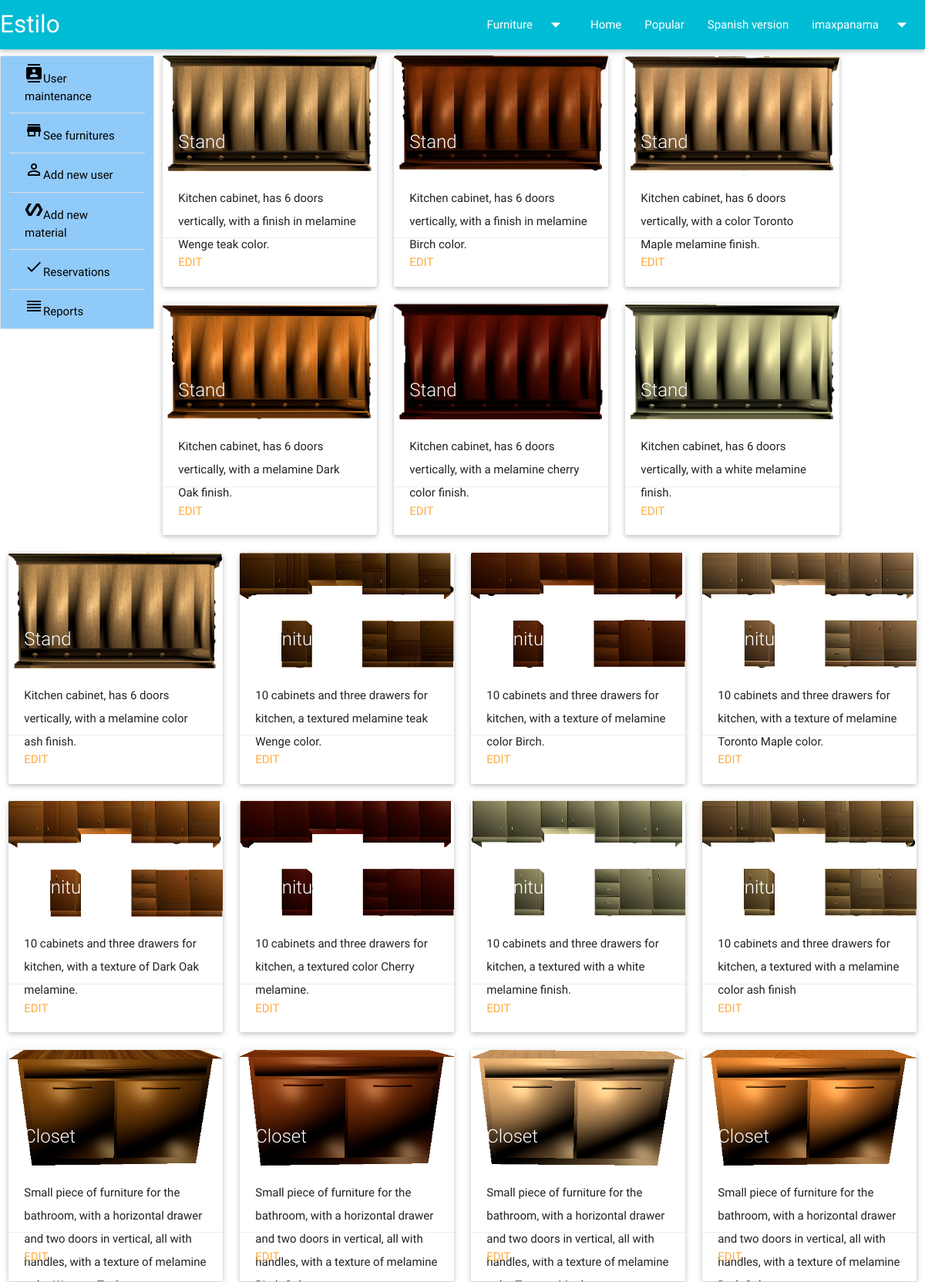
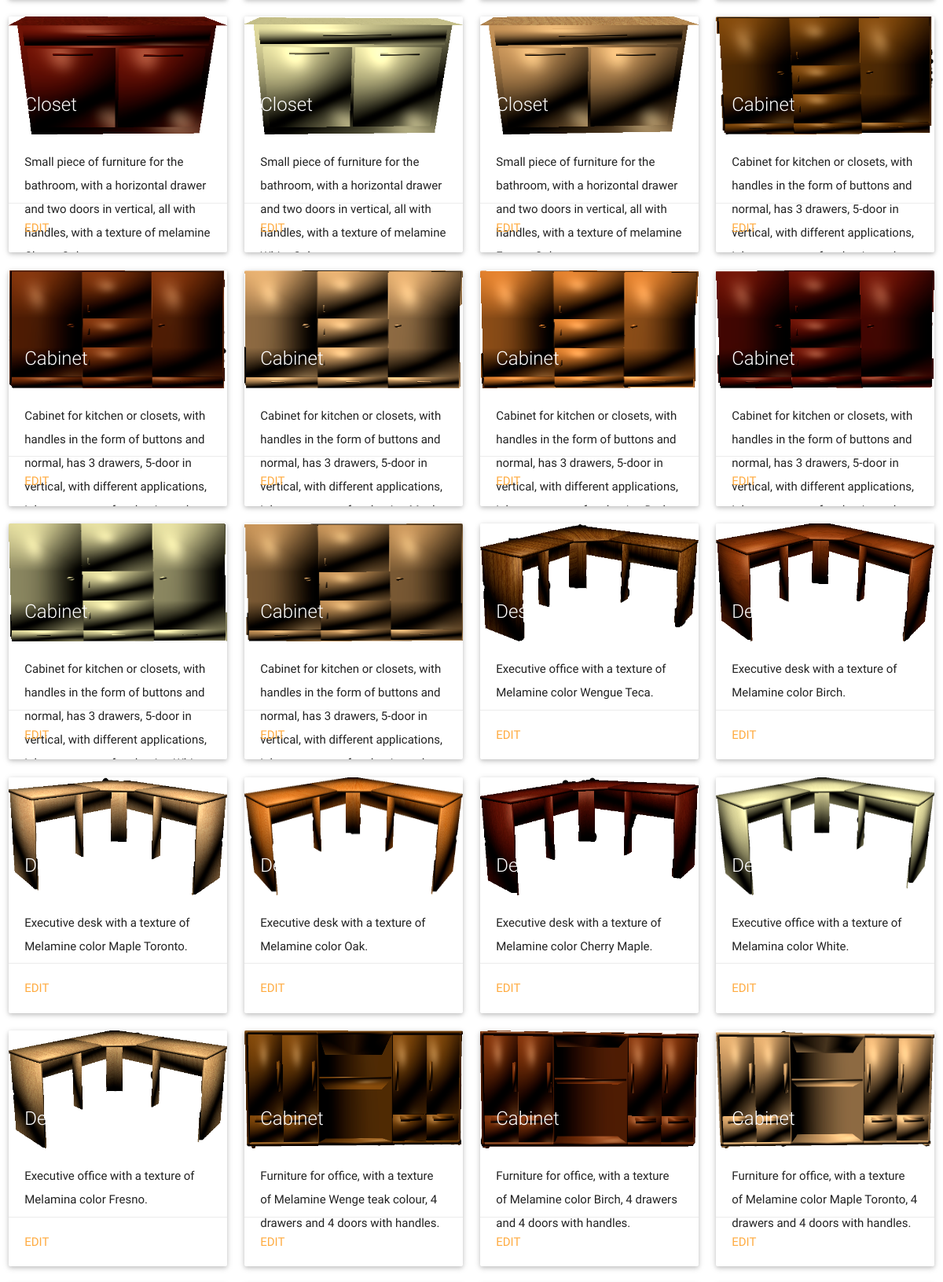
The app's page /ad-muebles.php (signed in, upper part) with its own data (2 pictures, top to bottom).
### tables this page shows
CREATE TABLE IF NOT EXISTS `furniture` (
  `idmueble` int(5) NOT NULL AUTO_INCREMENT,
  `nombre` varchar(50) NOT NULL,
  `descri` varchar(500) NOT NULL,
  `tipo` varchar(50) NOT NULL,
  `precio` double NOT NULL,
  `img` varchar(250) NOT NULL,
  `vis` int(10) NOT NULL,
  PRIMARY KEY (`idmueble`)
);

### ad-muebles.php (the view, shortened to what this page needs)
<?php
if (isset($_SESSION['suser']) && $_SESSION['type'] == "admin") {
$sql = 'SELECT * FROM furniture';
$q = mysql_query($sql);
?>
<html>
    <head>
    </head>
    <body>
        <div class="row">
  <?php include 'sidebar.html';
  while ($row = mysql_fetch_array($q)) {
  ?>
        <div class="col s12 m3">
          <div class="card small">
            <div class="card-image">
              <img src="<?php echo $row['img'];?>" class="responsive-img" style="width: 100%; height: 100%;">
              <span class="card-title"><?php echo $row['nombre'];?></span>
            </div>
            <div class="card-content">
              <p><?php echo $row['descri'];?></p>
            </div>
            <div class="card-action">
              <a href="ad-edit.php?m=<?php echo $row['idmueble']; ?>">Edit</a>
            </div>
          </div>
        </div>
  <?php
      }
  ?>
      </div>
    </body>
  </html>
  <?php
}else{
  echo '<script> alert("Unauthenticated user"); location.href = "index.php"; </script>';
}
  ?>

### css/style.css (style rules this page uses)
p { line-height: 2rem; }

### records on screen
furniture: img (picture), nombre "Stand", descri "Kitchen cabinet, has 6 doors vertically, with a finish in melamine Wenge teak color."
furniture: img (picture), nombre "Stand", descri "Kitchen cabinet, has 6 doors vertically, with a finish in melamine Birch color."
furniture: shows a picture, nombre "Stand", descri "Kitchen cabinet, has 6 doors vertically, with a color Toronto Maple melamine finish."
furniture: shows a picture, nombre "Stand", descri "Kitchen cabinet, has 6 doors vertically, with a melamine Dark Oak finish."
furniture: shows a picture, nombre "Stand", descri "Kitchen cabinet, has 6 doors vertically, with a melamine cherry color finish."
furniture: shows a picture, nombre "Stand", descri "Kitchen cabinet, has 6 doors vertically, with a white melamine finish."
furniture: shows a picture, nombre "Stand", descri "Kitchen cabinet, has 6 doors vertically, with a melamine color ash finish."
furniture: shows a picture, nombre "Furniture", descri "10 cabinets and three drawers for kitchen, a textured melamine teak Wenge color."
furniture: shows a picture, nombre "Furniture", descri "10 cabinets and three drawers for kitchen, with a texture of melamine color Birch."
furniture: shows a picture, nombre "Furniture", descri "10 cabinets and three drawers for kitchen, with a texture of melamine Toronto Maple color."
furniture: shows a picture, nombre "Furniture", descri "10 cabinets and three drawers for kitchen, with a texture of Dark Oak melamine."
furniture: shows a picture, nombre "Furniture", descri "10 cabinets and three drawers for kitchen, a textured color Cherry melamine."
furniture: shows a picture, nombre "Furniture", descri "10 cabinets and three drawers for kitchen, a textured with a white melamine finish."
furniture: shows a picture, nombre "Furniture", descri "10 cabinets and three drawers for kitchen, a textured with a melamine color ash finish"
furniture: shows a picture, nombre "Closet", descri "Small piece of furniture for the bathroom, with a horizontal drawer and two doors in vertical, all with handles, with a texture of melamine…"
furniture: shows a picture, nombre "Closet", descri "Small piece of furniture for the bathroom, with a horizontal drawer and two doors in vertical, all with handles, with a texture of melamine…"
furniture: shows a picture, nombre "Closet", descri "Small piece of furniture for the bathroom, with a horizontal drawer and two doors in vertical, all with handles, with a texture of melamine…"
furniture: shows a picture, nombre "Closet", descri "Small piece of furniture for the bathroom, with a horizontal drawer and two doors in vertical, all with handles, with a texture of melamine…"
furniture: shows a picture, nombre "Closet", descri "Small piece of furniture for the bathroom, with a horizontal drawer and two doors in vertical, all with handles, with a texture of melamine…"
furniture: shows a picture, nombre "Closet", descri "Small piece of furniture for the bathroom, with a horizontal drawer and two doors in vertical, all with handles, with a texture of melamine…"
furniture: shows a picture, nombre "Closet", descri "Small piece of furniture for the bathroom, with a horizontal drawer and two doors in vertical, all with handles, with a texture of melamine…"
furniture: shows a picture, nombre "Cabinet", descri "Cabinet for kitchen or closets, with handles in the form of buttons and normal, has 3 drawers, 5-door in vertical, with different applications,…"
furniture: shows a picture, nombre "Cabinet", descri "Cabinet for kitchen or closets, with handles in the form of buttons and normal, has 3 drawers, 5-door in vertical, with different applications,…"
furniture: img (picture), nombre "Cabinet", descri "Cabinet for kitchen or closets, with handles in the form of buttons and normal, has 3 drawers, 5-door in vertical, with different applications,…"
furniture: img (picture), nombre "Cabinet", descri "Cabinet for kitchen or closets, with handles in the form of buttons and normal, has 3 drawers, 5-door in vertical, with different applications,…"
furniture: img (picture), nombre "Cabinet", descri "Cabinet for kitchen or closets, with handles in the form of buttons and normal, has 3 drawers, 5-door in vertical, with different applications,…"
furniture: img (picture), nombre "Cabinet", descri "Cabinet for kitchen or closets, with handles in the form of buttons and normal, has 3 drawers, 5-door in vertical, with different applications,…"
furniture: img (picture), nombre "Cabinet", descri "Cabinet for kitchen or closets, with handles in the form of buttons and normal, has 3 drawers, 5-door in vertical, with different applications,…"
furniture: img (picture), nombre "Desktop", descri "Executive office with a texture of Melamine color Wengue Teca."
furniture: img (picture), nombre "Desktop", descri "Executive desk with a texture of Melamine color Birch."
furniture: img (picture), nombre "Desktop", descri "Executive desk with a texture of Melamine color Maple Toronto."
furniture: img (picture), nombre "Desktop", descri "Executive desk with a texture of Melamine color Oak."
furniture: img (picture), nombre "Desktop", descri "Executive desk with a texture of Melamine color Cherry Maple."
furniture: img (picture), nombre "Desktop", descri "Executive office with a texture of Melamina color White."
furniture: img (picture), nombre "Desktop", descri "Executive office with a texture of Melamina color Fresno."
furniture: img (picture), nombre "Cabinet", descri "Furniture for office, with a texture of Melamine Wenge teak colour, 4 drawers and 4 doors with handles."
furniture: img (picture), nombre "Cabinet", descri "Furniture for office, with a texture of Melamine color Birch, 4 drawers and 4 doors with handles."
furniture: img (picture), nombre "Cabinet", descri "Furniture for office, with a texture of Melamine color Maple Toronto, 4 drawers and 4 doors with handles."
